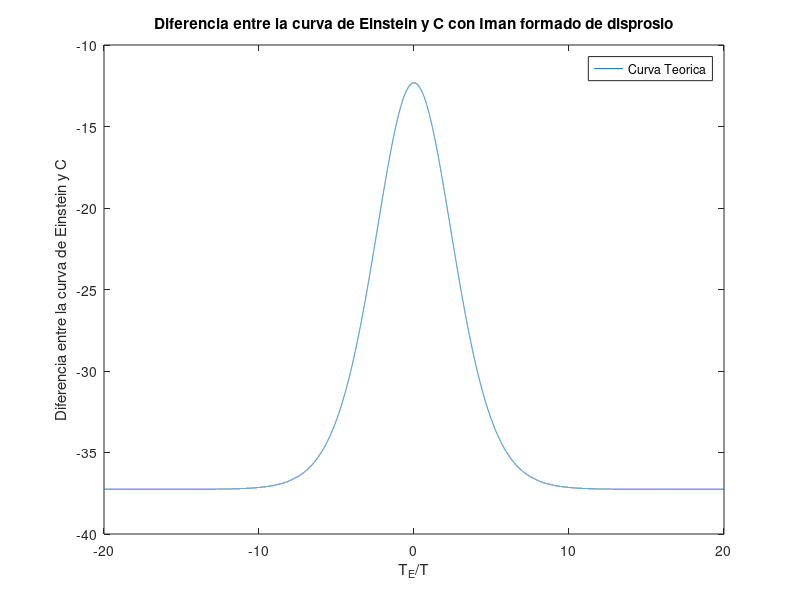

Write the MATLAB code that produced this figure. (Note: this script raises an error after producing the figure.)
clear all; close all;
x = -20:0.001:20; 
R = 8.31446261815324; T = 185; % constante de los gases ideales R y temperatura promedio
c = 37.259; % <---------- SELECCIONAR calor especifico molar 
y =3*R*(x.^2).*((exp(x))./((exp(x)-1).^2)) - c;
plot (x,y); plot (x,y); xlabel('T_{E}/T'); ylabel('Diferencia entre la curva de Einstein y C'); legend('Curva Teorica'); title('Diferencia entre la curva de Einstein y C con Iman formado de disprosio')
print -djpeg -r100 temperaturaimandisprosio.jpg
i = 1; n = 1; mj0(1) = 0; mn0(1) = 0;
while (y(i)>0)
  mj0(i) = x(i);
  i = i+1;
end
x(i-1)
y(i-1)
x(i)
y(i)
precision = 0.5*(y(i-1) - y(i))
xmed = 0.5*(x(i)+x(i-1))
TE = (0.5*(x(i)+x(i-1)))*T  
deltaTE = (xmed - x(i-1))*T
